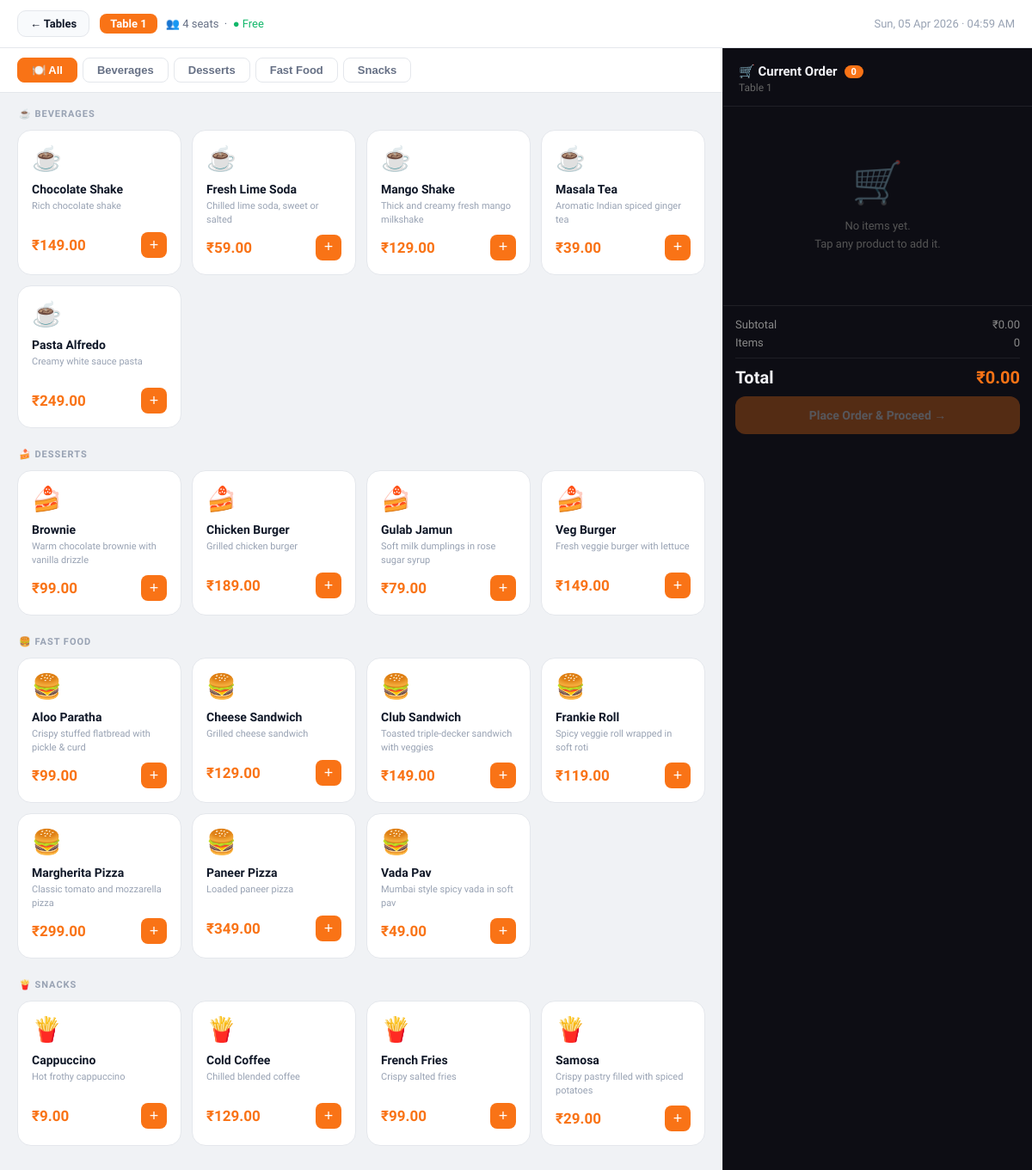
Page /pos/order.php?table_id=1 (signed in) on the committed database.
### tables this page shows
CREATE TABLE `restaurant_tables` (
  `id` int(11) NOT NULL,
  `table_number` varchar(20) NOT NULL,
  `seats` int(11) NOT NULL,
  `status` enum('free','occupied') DEFAULT 'free',
  `active` enum('yes','no') DEFAULT 'yes',
  `created_at` timestamp NOT NULL DEFAULT current_timestamp(),
  `occupied_at` datetime DEFAULT NULL
);

CREATE TABLE `products` (
  `id` int(11) NOT NULL,
  `name` varchar(120) NOT NULL,
  `category_id` int(11) NOT NULL,
  `price` decimal(10,2) NOT NULL,
  `unit` varchar(50) DEFAULT 'Plate',
  `tax` decimal(5,2) DEFAULT 0.00,
  `description` text DEFAULT NULL,
  `image` varchar(255) DEFAULT NULL,
  `created_at` timestamp NOT NULL DEFAULT current_timestamp()
);

CREATE TABLE `categories` (
  `id` int(11) NOT NULL,
  `category_name` varchar(100) NOT NULL,
  `status` enum('active','inactive') DEFAULT 'active',
  `created_at` timestamp NOT NULL DEFAULT current_timestamp()
);

### pos/order.php (the view, shortened to what this page needs)
<?php
include("../config/db.php");
$table_id = intval($_GET['table_id']);
$table_q  = mysqli_query($conn, "SELECT * FROM restaurant_tables WHERE id=$table_id AND active='yes'");
$table    = mysqli_fetch_assoc($table_q);
$cats_q = mysqli_query($conn, "SELECT DISTINCT c.category_name FROM categories c INNER JOIN products p ON p.category_id=c.id WHERE c.status='active' ORDER BY c.category_name ASC");
$categories = [];
while ($c = mysqli_fetch_assoc($cats_q)) $categories[] = $c['category_name'];
?>
<!DOCTYPE html>
<html lang="en">
<head>
</head>
<body>
<div class="topbar">
  <div class="topbar-left">
    <a class="back-btn" href="index.php">← Tables</a>
    <div class="table-info">
      <div class="table-tag"><?php echo htmlspecialchars($table['table_number']); ?></div>
      <div class="table-sub">👥 <?php echo $table['seats']; ?> seats &nbsp;·&nbsp; <?php echo $table['status']==='occupied'?'<span style="color:#F04438;">● Occupied</span>':'<span style="color:#12B76A;">● Free</span>'; ?></div>
    </div>
  </div>
  <div style="font-size:13px;color:#98A2B3;"><?php echo date('D, d M Y · h:i A'); ?></div>
</div>
<div class="layout">
  <div class="left">
    <div class="cat-tabs">
      <button class="cat-tab active" onclick="filterCat('all',this)">🍽️ All</button>
      <?php foreach ($categories as $cat): ?>
      <button class="cat-tab" onclick="filterCat('<?php echo htmlspecialchars(addslashes($cat)); ?>',this)"><?php echo htmlspecialchars($cat); ?></button>
      <?php endforeach; ?>
    </div>
    <div class="products-wrap" id="productsWrap">
      <?php
      $by_cat = [];
      $pq2 = mysqli_query($conn, "SELECT p.*, c.category_name FROM products p LEFT JOIN categories c ON p.category_id=c.id ORDER BY c.category_name ASC, p.name ASC");
      while ($row = mysqli_fetch_assoc($pq2)) {
          $cn = $row['category_name'] ?? 'Other';
          $by_cat[$cn][] = $row;
      }
      $emojis = ['Fast Food'=>'🍔','Beverages'=>'☕','Desserts'=>'🍰','Snacks'=>'🍟'];
      foreach ($by_cat as $catname => $prods):
        $icon = $emojis[$catname] ?? '🍽️';
      ?>
      <div class="cat-section" data-section="<?php echo htmlspecialchars($catname); ?>">
        <div class="cat-label"><?php echo $icon.' '.htmlspecialchars($catname); ?></div>
        <div class="product-grid">
          <?php foreach ($prods as $row): ?>
          <div class="product-card" data-cat="<?php echo htmlspecialchars($row['category_name']); ?>"
               onclick="addToCart(<?php echo $row['id']; ?>,'<?php echo addslashes(htmlspecialchars($row['name'])); ?>',<?php echo floatval($row['price']); ?>)">
            <span class="p-emoji"><?php echo $emojis[$row['category_name']] ?? '🍽️'; ?></span>
            <div class="p-name"><?php echo htmlspecialchars($row['name']); ?></div>
            <div class="p-desc"><?php echo htmlspecialchars($row['description'] ?: 'Freshly prepared'); ?></div>
            <div class="p-footer">
              <div class="p-price">₹<?php echo number_format($row['price'],2); ?></div>
              <button class="p-add" onclick="event.stopPropagation();addToCart(<?php echo $row['id']; ?>,'<?php echo addslashes(htmlspecialchars($row['name'])); ?>',<?php echo floatval($row['price']); ?>)">+</button>
            </div>
          </div>
          <?php endforeach; ?>
        </div>
      </div>
      <?php endforeach; ?>
    </div>
  </div>
  <div class="right">
    <div class="cart-header">
      <div class="cart-title">🛒 Current Order <span class="cart-count" id="cartCount">0</span></div>
      <div class="cart-subtitle"><?php echo htmlspecialchars($table['table_number']); ?></div>
    </div>
    <form action="save_order.php" method="POST" onsubmit="return prepareOrder()" id="orderForm">
      <div class="cart-items" id="cartItems">
        <div class="empty-cart">
          <div class="empty-cart-icon">🛒</div>
          <p>No items yet.<br>Tap any product to add it.</p>
        </div>
      </div>
      <div class="cart-footer">
        <div class="sum-line"><span>Subtotal</span><span>₹<span id="subtotal">0.00</span></span></div>
        <div class="sum-line"><span>Items</span><span id="totalItems">0</span></div>
        <hr class="sum-divider">
        <div class="total-line"><span>Total</span><span>₹<span id="grandTotal">0.00</span></span></div>
        <button type="submit" class="place-btn" id="placeBtn" disabled>Place Order & Proceed →</button>
      </div>
    </form>
  </div>
</div>
</body>
</html>

### rows in the picture
restaurant_tables: table_number "Table 1", seats "4"
products: category.category_name "☕", name "Chocolate Shake", description "Rich chocolate shake", price "149.00"
products: category.category_name "☕", name "Fresh Lime Soda", description "Chilled lime soda, sweet or salted", price "59.00"
products: category.category_name "☕", name "Mango Shake", description "Thick and creamy fresh mango milkshake", price "129.00"
products: category.category_name "☕", name "Masala Tea", description "Aromatic Indian spiced ginger tea", price "39.00"
products: category.category_name "☕", name "Pasta Alfredo", description "Creamy white sauce pasta", price "249.00"
products: category.category_name "🍰", name "Brownie", description "Warm chocolate brownie with vanilla drizzle", price "99.00"
products: category.category_name "🍰", name "Chicken Burger", description "Grilled chicken burger", price "189.00"
products: category.category_name "🍰", name "Gulab Jamun", description "Soft milk dumplings in rose sugar syrup", price "79.00"
products: category.category_name "🍰", name "Veg Burger", description "Fresh veggie burger with lettuce", price "149.00"
products: category.category_name "🍔", name "Aloo Paratha", description "Crispy stuffed flatbread with pickle & curd", price "99.00"
products: category.category_name "🍔", name "Cheese Sandwich", description "Grilled cheese sandwich", price "129.00"
products: category.category_name "🍔", name "Club Sandwich", description "Toasted triple-decker sandwich with veggies", price "149.00"
products: category.category_name "🍔", name "Frankie Roll", description "Spicy veggie roll wrapped in soft roti", price "119.00"
products: category.category_name "🍔", name "Margherita Pizza", description "Classic tomato and mozzarella pizza", price "299.00"
products: category.category_name "🍔", name "Paneer Pizza", description "Loaded paneer pizza", price "349.00"
products: category.category_name "🍔", name "Vada Pav", description "Mumbai style spicy vada in soft pav", price "49.00"
products: category.category_name "🍟", name "Cappuccino", description "Hot frothy cappuccino", price "9.00"
products: category.category_name "🍟", name "Cold Coffee", description "Chilled blended coffee", price "129.00"
products: category.category_name "🍟", name "French Fries", description "Crispy salted fries", price "99.00"
products: category.category_name "🍟", name "Samosa", description "Crispy pastry filled with spiced potatoes", price "29.00"

### other values in the picture
$cat "Beverages"
$cat "Desserts"
$cat "Fast Food"
$cat "Snacks"
$icon "☕"
$catname "BEVERAGES"
$icon "🍰"
$catname "DESSERTS"
$icon "🍔"
$catname "FAST FOOD"
$icon "🍟"
$catname "SNACKS"
